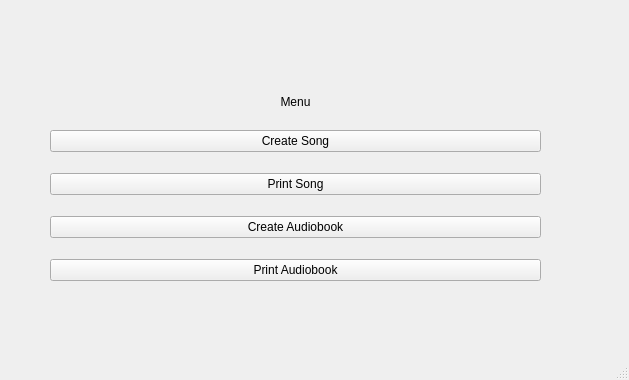
<?xml version="1.0" encoding="UTF-8"?>
<ui version="4.0">
 <class>MainWindow</class>
 <widget class="QMainWindow" name="MainWindow">
  <property name="geometry">
   <rect>
    <x>0</x>
    <y>0</y>
    <width>629</width>
    <height>380</height>
   </rect>
  </property>
  <property name="windowTitle">
   <string>MainWindow</string>
  </property>
  <widget class="QWidget" name="centralwidget">
   <widget class="QWidget" name="verticalLayoutWidget">
    <property name="geometry">
     <rect>
      <x>50</x>
      <y>80</y>
      <width>491</width>
      <height>221</height>
     </rect>
    </property>
    <layout class="QVBoxLayout" name="menublock">
     <item>
      <widget class="QLabel" name="label_menu">
       <property name="sizePolicy">
        <sizepolicy hsizetype="Expanding" vsizetype="Fixed">
         <horstretch>0</horstretch>
         <verstretch>0</verstretch>
        </sizepolicy>
       </property>
       <property name="text">
        <string>Menu</string>
       </property>
       <property name="textFormat">
        <enum>Qt::AutoText</enum>
       </property>
       <property name="alignment">
        <set>Qt::AlignCenter</set>
       </property>
       <property name="margin">
        <number>0</number>
       </property>
      </widget>
     </item>
     <item>
      <widget class="QPushButton" name="button_createSong">
       <property name="text">
        <string>Create Song</string>
       </property>
      </widget>
     </item>
     <item>
      <widget class="QPushButton" name="button_printSong">
       <property name="text">
        <string>Print Song</string>
       </property>
      </widget>
     </item>
     <item>
      <widget class="QPushButton" name="button_createAudiobook">
       <property name="text">
        <string>Create Audiobook</string>
       </property>
      </widget>
     </item>
     <item>
      <widget class="QPushButton" name="button_printAudiobook">
       <property name="text">
        <string>Print Audiobook</string>
       </property>
      </widget>
     </item>
    </layout>
   </widget>
  </widget>
  <widget class="QMenuBar" name="menubar">
   <property name="geometry">
    <rect>
     <x>0</x>
     <y>0</y>
     <width>629</width>
     <height>20</height>
    </rect>
   </property>
  </widget>
  <widget class="QStatusBar" name="statusbar"/>
 </widget>
 <resources/>
 <connections/>
</ui>
